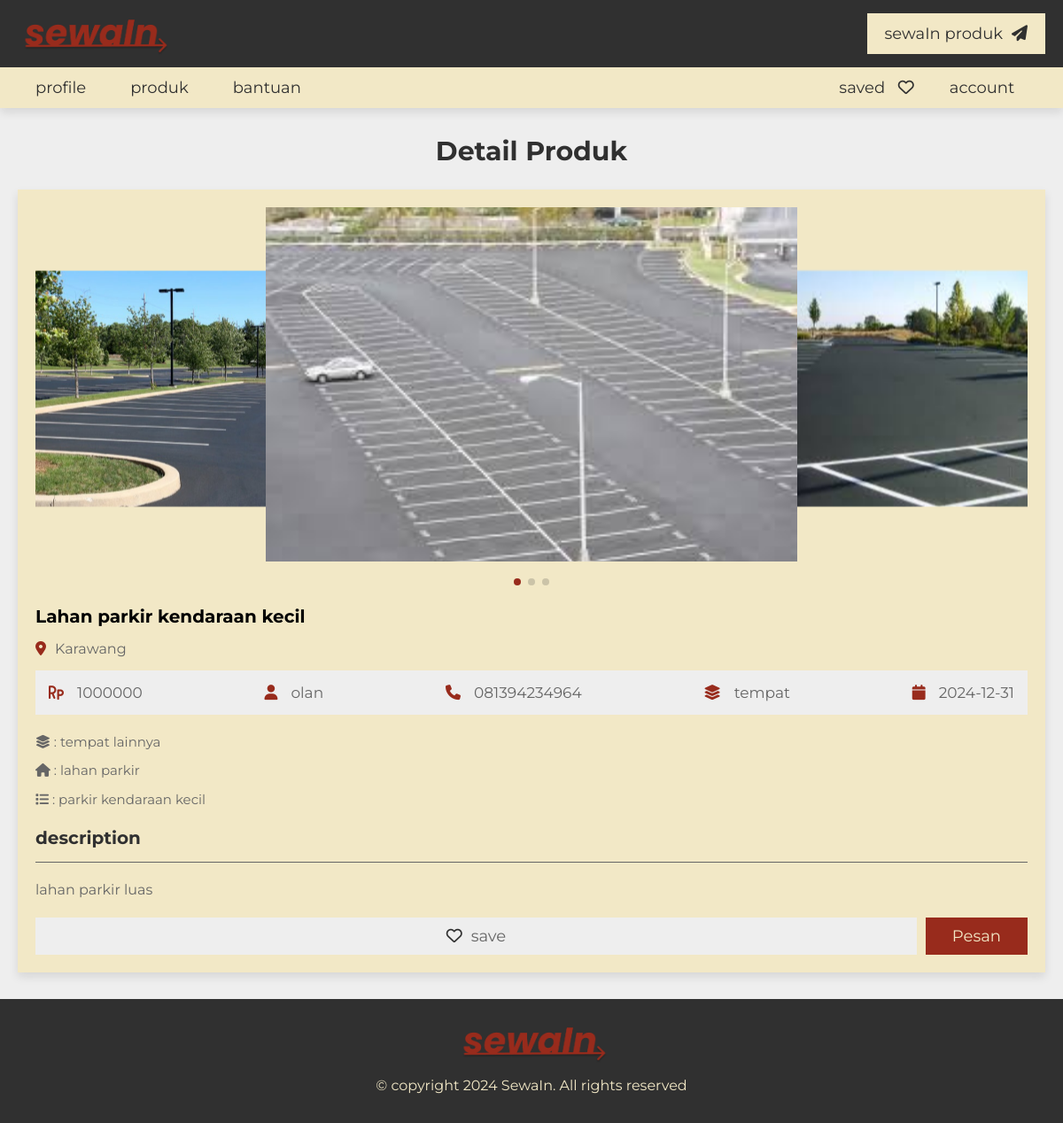
The page /project/view_product.php?get_id=7 on the database its author committed.
### tables this page shows
CREATE TABLE `product` (
  `id` int(20) NOT NULL,
  `user_id` int(20) NOT NULL,
  `product_name` varchar(50) NOT NULL,
  `address` varchar(300) NOT NULL,
  `price` varchar(10) NOT NULL,
  `type` varchar(10) NOT NULL,
  `category` varchar(50) NOT NULL,
  `sub_category` varchar(50) NOT NULL,
  `specific_category` varchar(50) NOT NULL,
  `image_01` varchar(50) NOT NULL,
  `image_02` varchar(50) NOT NULL,
  `image_03` varchar(50) NOT NULL,
  `image_04` varchar(50) NOT NULL,
  `image_05` varchar(50) NOT NULL,
  `description` varchar(1000) NOT NULL,
  `date` date NOT NULL DEFAULT current_timestamp(),
  `click_count` int(11) DEFAULT 0
);

CREATE TABLE `users` (
  `id` int(20) NOT NULL,
  `name` varchar(50) NOT NULL,
  `number` varchar(13) NOT NULL,
  `email` varchar(50) NOT NULL,
  `password` varchar(50) NOT NULL,
  `profile_pic` varchar(255) DEFAULT NULL
);

### project/view_product.php (the view, shortened to what this page needs)
<?php
include 'components/connect.php';
if(isset($_COOKIE['user_id'])){
   $user_id = $_COOKIE['user_id'];
}else{
   $user_id = '';
}
if(isset($_GET['get_id'])){
   $get_id = $_GET['get_id'];
}else{
   $get_id = '';
   header('location:home.php');
}
?>
<!DOCTYPE html>
<html lang="en">
<head>
   <link rel="stylesheet" href="https://cdn.jsdelivr.net/npm/swiper@8/swiper-bundle.min.css" />
   <link rel="stylesheet" href="https://cdnjs.cloudflare.com/ajax/libs/font-awesome/6.2.0/css/all.min.css">
   <link rel="stylesheet" href="css/style.css">
</head>
<body>
<?php include 'components/user_header.php'; ?>
<section class="view-product">
   <h1 class="heading">detail produk</h1>
   <?php
      $select_properties = $conn->prepare("SELECT * FROM `product` WHERE id = ? ORDER BY date DESC LIMIT 1");
      $select_properties->execute([$get_id]);
      if($select_properties->rowCount() > 0){
         while($fetch_product = $select_properties->fetch(PDO::FETCH_ASSOC)){
         $select_user = $conn->prepare("SELECT * FROM `users` WHERE id = ?");
         $select_user->execute([$fetch_product['user_id']]);
         $fetch_user = $select_user->fetch(PDO::FETCH_ASSOC);
         $select_saved = $conn->prepare("SELECT * FROM `saved` WHERE product_id = ? and user_id = ?");
         $select_saved->execute([$fetch_product['id'], $user_id]);
   ?>
   <div class="details">
     <div class="swiper images-container">
         <div class="swiper-wrapper">
            <img src="uploaded_files/<?= $fetch_product['image_01']; ?>" alt="" class="swiper-slide">
            <?php if(!empty($fetch_product['image_02'])){ ?>
            <img src="uploaded_files/<?= $fetch_product['image_02']; ?>" alt="" class="swiper-slide">
            <?php } ?>
            <?php if(!empty($fetch_product['image_03'])){ ?>
            <img src="uploaded_files/<?= $fetch_product['image_03']; ?>" alt="" class="swiper-slide">
            <?php } ?>
         </div>
         <div class="swiper-pagination"></div>
     </div>
      <h3 class="name"><?= $fetch_product['product_name']; ?></h3>
      <p class="location"><i class="fas fa-map-marker-alt"></i><span><?= $fetch_product['address']; ?></span></p>
      <div class="info">
         <p><i class="fas fa-rupiah-sign"></i><span><?= $fetch_product['price']; ?></span></p>
         <p><i class="fas fa-user"></i><span><?= $fetch_user['name']; ?></span></p>
         <p><i class="fas fa-phone"></i><a href="https://wa.me/62<?= substr($fetch_user['number'], 1); ?>"><?= $fetch_user['number']; ?></a></p>
         <p><i class="fas fa-layer-group"></i><span><?= $fetch_product['type']; ?></span></p>
         <p><i class="fas fa-calendar"></i><span><?= $fetch_product['date']; ?></span></p>
      </div>
      <p class="description-category"><i class="fas fa-layer-group"></i> : <?= $fetch_product['category']; ?></p>
      <?php
         if($fetch_product['type'] == 'kendaraan'){
      ?>
      <p class="description-category"><i class="fa-solid fa-car"></i> : <?= $fetch_product['sub_category']; ?></p>
      <?php
         }else if($fetch_product['type'] == 'tempat'){
      ?>
      <p class="description-category"><i class="fas fa-home"></i> : <?= $fetch_product['sub_category']; ?></p>
      <?php
         }else if($fetch_product['type'] == 'barang'){
      ?>
      <p class="description-category"><i class="fas fa-box"></i> : <?= $fetch_product['sub_category']; ?></p>
      <?php
         }
      ?>
      <p class="description-category"><i class="fas fa-list"></i> : <?= $fetch_product['specific_category']; ?></p>
      <h3 class="title">description</h3>
      <p class="description"><?= $fetch_product['description']; ?></p>
      <form action="" method="post" class="flex-btn">
         <?php
            if($select_saved->rowCount() > 0){
         ?>
         <button type="submit" name="save" class="save"><i class="fas fa-heart"></i><span>saved</span></button>
         <?php
            }else{
         ?>
         <button type="submit" name="save" class="save"><i class="far fa-heart"></i><span>save</span></button>
         <?php
            }
         ?>
         <input type="submit" value="pesan" name="send" class="btn">
      </form>
   </div>
   <?php
      }
   }else{
      echo '<p class="empty">product not found! <a href="post_product.php" style="margin-top:1.5rem;" class="btn">add new</a></p>';
   }
   ?>
</section>
<?php include 'components/footer.php'; ?>
</body>
</html>

### project/css/style.css (style rules this page uses)
:root { --main-color:#982B1C; --light-color:#666; --light-bg:#eee; --white:#F2E8C6; --black:#303030; --border:.1rem solid var(--light-color); --box-shadow:0 .5rem 1rem rgba(0,0,0,.1); }
* { font-family: 'Montserrat', sans-serif; margin: 0; padding: 0; box-sizing: border-box; outline: none; border: none; text-decoration: none; }
html { font-size: 62.5%; overflow-x: hidden; scroll-behavior: smooth; scroll-padding-top: 10rem; }
body { background-color: var(--light-bg); min-height: 100vh; margin: 0; }
section { padding: 3rem 2rem; max-width: 1200px; margin: 0 auto; }
.heading { text-align: center; padding-bottom: 2.5rem; font-size: 3rem; color: var(--black); text-transform: capitalize; }
.btn, .inline-btn { margin-top: 1rem; padding: 1rem 3rem; background-color: var(--main-color); color: var(--white); cursor: pointer; text-align: center; font-size: 1.8rem; text-transform: capitalize; }
.btn { display: block; width: fit-content; }
.flex-btn { display: flex; gap: 1rem; justify-content: space-between; align-items: flex-end; }
.view-product .details { background-color: var(--white); box-shadow: var(--box-shadow); padding: 2rem; overflow-x: hidden; }
.view-product .details .images-container { padding-bottom: 3rem; }
.swiper-pagination-bullets.swiper-pagination-horizontal { bottom: 0; }
.view-product .details .images-container img { height: 40rem; object-fit: cover; width: 60rem; }
.view-product .details .name { font-size: 2rem; text-overflow: ellipsis; overflow-x: hidden; margin-bottom: .5rem; padding-top: 2rem; }
.view-product .details .location { padding-top: 1rem; font-size: 1.6rem; color: var(--light-color); }
.view-product .details .location i { margin-right: 1rem; color: var(--main-color); }
.view-product .details .info { display: flex; background-color: var(--light-bg); padding: 1.5rem; margin: 1.5rem 0; justify-content: space-between; align-items: center; flex-wrap: wrap; gap: 2rem; }
.view-product .details .info p { font-size: 1.7rem; }
.view-product .details .info p span, .view-product .details .info p a { color: var(--light-color); }
.view-product .details .info p i { margin-right: 1.5rem; color: var(--main-color); }
.view-product .details .title { font-size: 2rem; color: var(--black); padding-bottom: 1.5rem; padding-top: 1.5rem; border-bottom: var(--border); }
.view-product .details .description { padding-top: 1rem; margin: .5rem 0; margin-top: .5rem; font-size: 1.6rem; color: var(--light-color); line-height: 2; }
.view-product .details .description-category { padding-top: .5rem; margin: .5rem 0; margin-top: .5rem; font-size: 1.5rem; color: var(--light-color); line-height: 1.5; }
.view-product .details .save { width: 100%; background-color: var(--light-bg); cursor: pointer; padding: 1rem 3rem; font-size: 1.8rem; color: var(--light-color); }
.view-product .details .save i { margin-right: 1rem; color: var(--black); }

### rows shown on the page
product: image_01 (picture), image_02 (picture), image_03 (picture), product_name "Lahan parkir kendaraan kecil", address "Karawang", price "1000000", user.name "olan", user.number "081394234964", type "tempat", date "2024-12-31", category "tempat lainnya", sub_category "lahan parkir", specific_category "parkir kendaraan kecil", description "lahan parkir luas"
